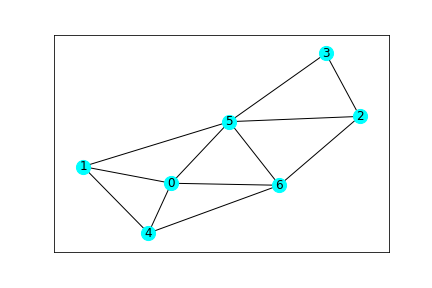

Reproduce this figure in Python.
""" q15_6p.py """

from matplotlib import pyplot as plt
import networkx as nx

g = nx.gnp_random_graph(7, 0.5, seed=1)
# g = nx.karate_club_graph()

f_dfs = nx.dfs_tree(g, 0)

print('dfs edges')
print(f_dfs.edges())
print('dfs nodes')
print(f_dfs.nodes())
print('')

f_bfs = nx.bfs_tree(g, 0)
print('bfs edges')
print(f_bfs.edges())
print('bfs nodes')
print(f_bfs.nodes())

mpos = nx.spring_layout(g, seed=2024)
nx.draw_networkx(g, pos=mpos, \
                 node_color='Cyan', \
                 node_size=200, \
                 font_size=12)
plt.show()
plt.savefig("q15_6p.png")
